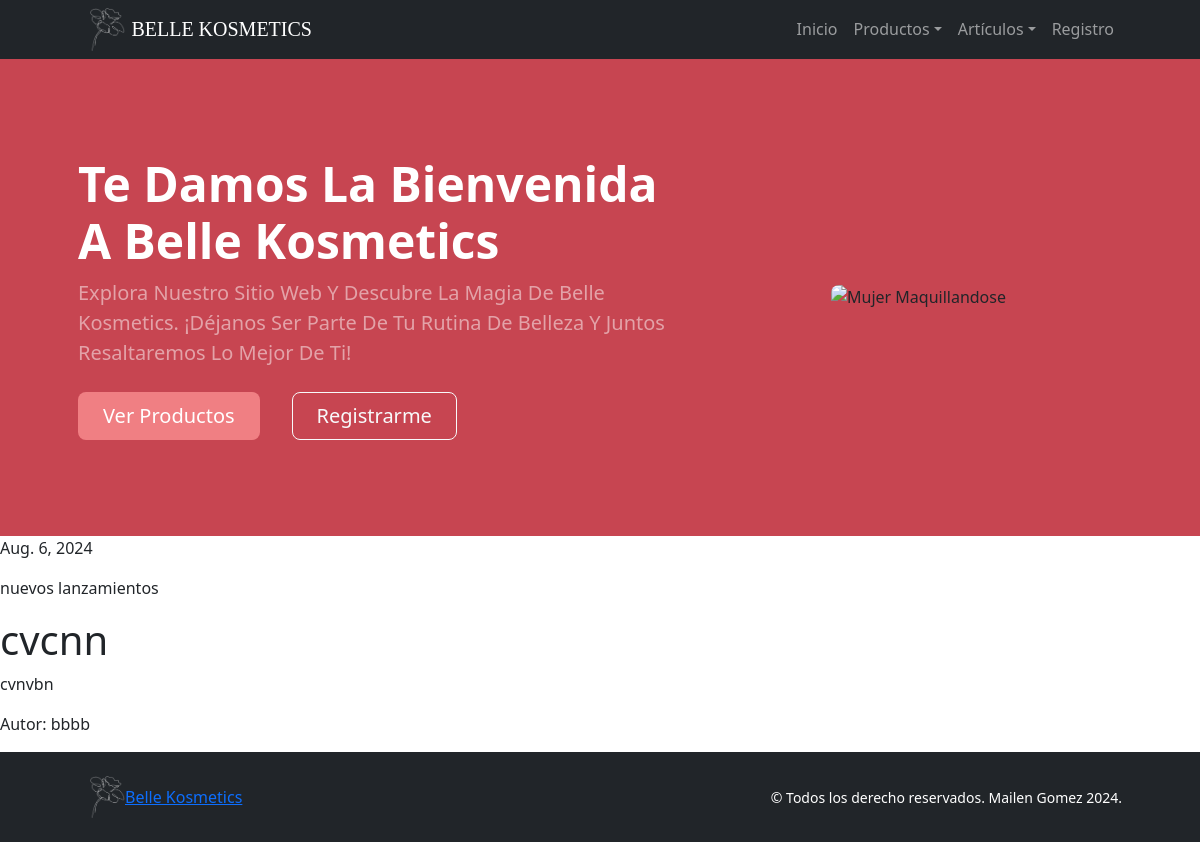
The page /articulos/12 on the database its author committed.
### App_Final/models.py (models this page shows)
class Articulo(models.Model):
    listado_clasificaciones = [
        ("tendencias", "Tendencias"),
        ("productos virales", "Productos Virales"),
        ("tutoriales y consejos", "Tutoriales y consejos"),
        ("nuevos lanzamientos", "Nuevos lanzamientos"),
        ("reseñas y opiniones", "Reseñas y opiniones"),
        ("comparativas", "Comparativas"),
        ("DIY", "DIY (Hazlo tú mismo)"),
        ("caro vs barato", "Producto caro VS Producto barato"),
    ]
    titulo = models.CharField(max_length=40)
    detalle = models.TextField()
    fecha = models.DateField(default=timezone.now)
    autor = models.CharField(max_length=40)
    clasificacion = models.CharField(max_length=40, choices=listado_clasificaciones)

### App_Final/views.py (the view)
# urls.py: path('articulos/<pk>', views.ArticuloDetailView.as_view(), name='DetalleArticulo'),
class ArticuloDetailView(DetailView):
    model = Articulo
    template_name = "App_Final/ver_mas.html"

### App_Final/templates/App_Final/ver_mas.html
{% extends 'App_Final/base.html' %}
{% load static %}
{% block main %}
    <main>
        <p>{{articulo.fecha}}</p>
        <p>{{articulo.clasificacion}}</p>
        <h1>{{articulo.titulo}}</h1>
        <p>{{articulo.detalle}}</p>
        <p>Autor: {{articulo.autor}}</p>
    </main>
{% endblock %}

### rows shown on the page
Articulo: fecha "Aug. 6, 2024", clasificacion "nuevos lanzamientos", titulo "cvcnn", detalle "cvnvbn", autor "bbbb"
